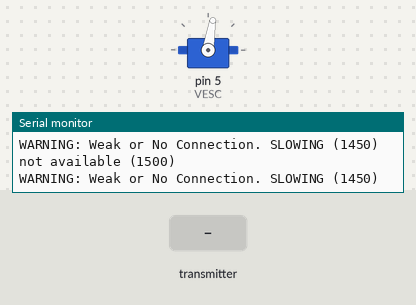
The sketch below on a simulated Arduino Uno, built with avr-gcc and run on an emulated ATmega328P. Shown: servo, the last lines printed to the serial monitor. Inputs (shaded band) come from the test bench. No radio packets arrive unless stated.

Above: at 1.2 s.
1.3 s: the transmitter starts sending throttle = 0
At 2.2 s:
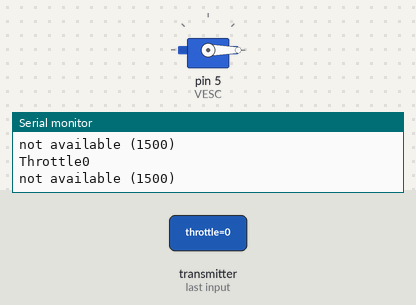
2.8 s: the transmitter starts sending throttle = 1023
At 3.9 s:
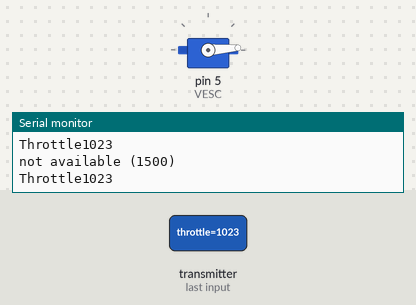
5.8 s: the transmitter starts sending throttle = 256
At 6.7 s:
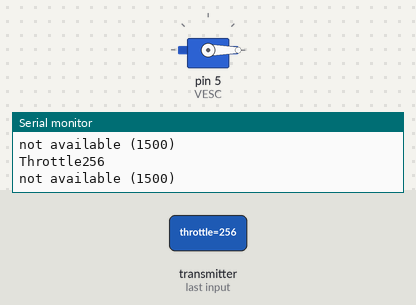
Timing chart, 0 to 8.8 s (numbered marks = the images above; inputs shaded):
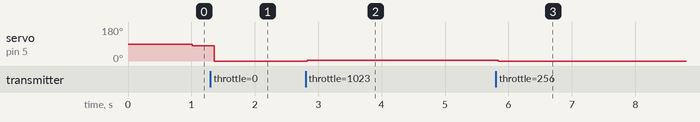

The sketch:

potential_reciever_code.ino
```cpp
/* Transmitter test code
 *
 */
#include <Servo.h>
#include <SPI.h>
#include <nRF24L01.h>
#include <RF24.h>

RF24 radio(7, 8); // CE, CSN
const byte address[6] = "01001";
int throttle = 1500;
int connectionLoss = 0;
Servo VESC;

void checkConnection(int connectionLost){
  if (connectionLoss >= 1){
    if (connectionLoss >= 35){
      VESC.writeMicroseconds(1350);
      Serial.println("Terminal Loss of Connection: BRAKING (1200)");
    }
    else if (connectionLoss >= 20){
      VESC.writeMicroseconds(1450);
      Serial.println("WARNING: Weak or No Connection. SLOWING (1450)");
    }
  }
}

void setup() {
  Serial.begin(9600);
  VESC.attach(5,1000,2000);
  radio.begin();
  radio.openReadingPipe(0, address);
  radio.setPALevel(RF24_PA_MAX);
  radio.startListening();
  VESC.writeMicroseconds(1500);
}
void loop() {
  if (radio.available()) {
    radio.read(&throttle, sizeof(throttle));
    VESC.writeMicroseconds(throttle);
    Serial.println("Throttle" + String(throttle));
    connectionLoss = 0;
  }
  else {
    //VESC.writeMicroseconds(1500);
    Serial.println("not available (1500)");
    connectionLoss += 1;
    delay(50);
  }
  // If connection to the controller is lost, then brake the board
  checkConnection(connectionLoss);
 }
```

Measured:
- after the input at 1.3 s, servo on pin 5 (VESC): 81° → 0° after 0.06 s
- after the input at 2.8 s, servo on pin 5 (VESC): 0° → 4° at once
- after the input at 5.8 s, servo on pin 5 (VESC): 4° → 0° at once
